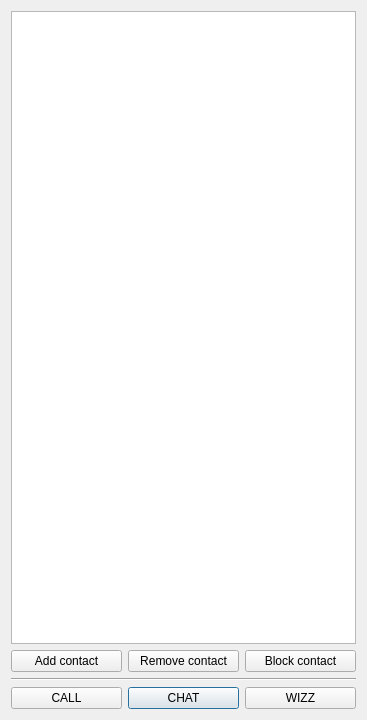
<?xml version="1.0" encoding="UTF-8"?>
<ui version="4.0">
 <class>ContactWindow</class>
 <widget class="QDialog" name="ContactWindow">
  <property name="geometry">
   <rect>
    <x>0</x>
    <y>0</y>
    <width>367</width>
    <height>720</height>
   </rect>
  </property>
  <property name="windowTitle">
   <string>DaltoBabel</string>
  </property>
  <layout class="QGridLayout" name="gridLayout">
   <item row="0" column="0" colspan="3">
    <widget class="QListWidget" name="listContact"/>
   </item>
   <item row="4" column="1">
    <widget class="QPushButton" name="chat">
     <property name="text">
      <string>CHAT</string>
     </property>
    </widget>
   </item>
   <item row="1" column="2">
    <widget class="QPushButton" name="block">
     <property name="text">
      <string>Block contact</string>
     </property>
    </widget>
   </item>
   <item row="1" column="1">
    <widget class="QPushButton" name="remove">
     <property name="text">
      <string>Remove contact</string>
     </property>
    </widget>
   </item>
   <item row="1" column="0">
    <widget class="QPushButton" name="add">
     <property name="text">
      <string>Add contact</string>
     </property>
    </widget>
   </item>
   <item row="4" column="0">
    <widget class="QPushButton" name="call">
     <property name="text">
      <string>CALL</string>
     </property>
    </widget>
   </item>
   <item row="4" column="2">
    <widget class="QPushButton" name="wizz">
     <property name="text">
      <string>WIZZ</string>
     </property>
    </widget>
   </item>
   <item row="2" column="0" colspan="3">
    <widget class="Line" name="line">
     <property name="orientation">
      <enum>Qt::Horizontal</enum>
     </property>
    </widget>
   </item>
  </layout>
 </widget>
 <tabstops>
  <tabstop>call</tabstop>
  <tabstop>chat</tabstop>
  <tabstop>wizz</tabstop>
  <tabstop>add</tabstop>
  <tabstop>remove</tabstop>
  <tabstop>block</tabstop>
  <tabstop>listContact</tabstop>
 </tabstops>
 <resources/>
 <connections/>
</ui>
